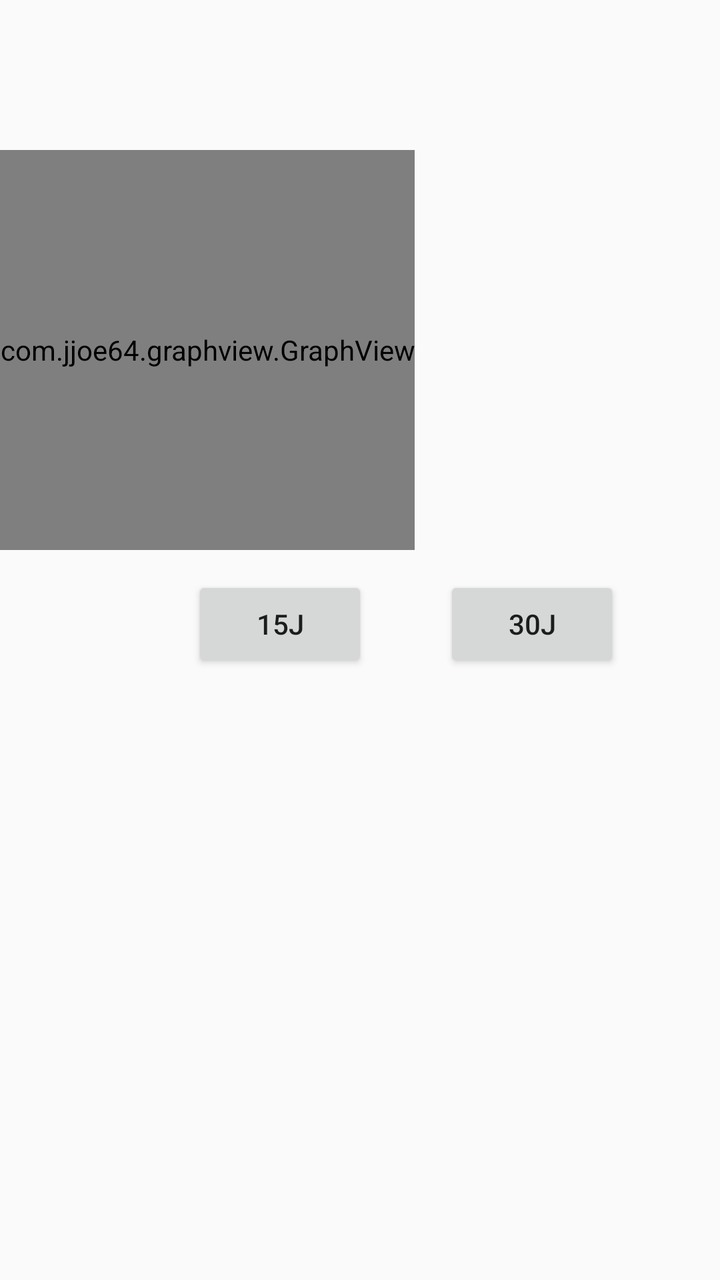
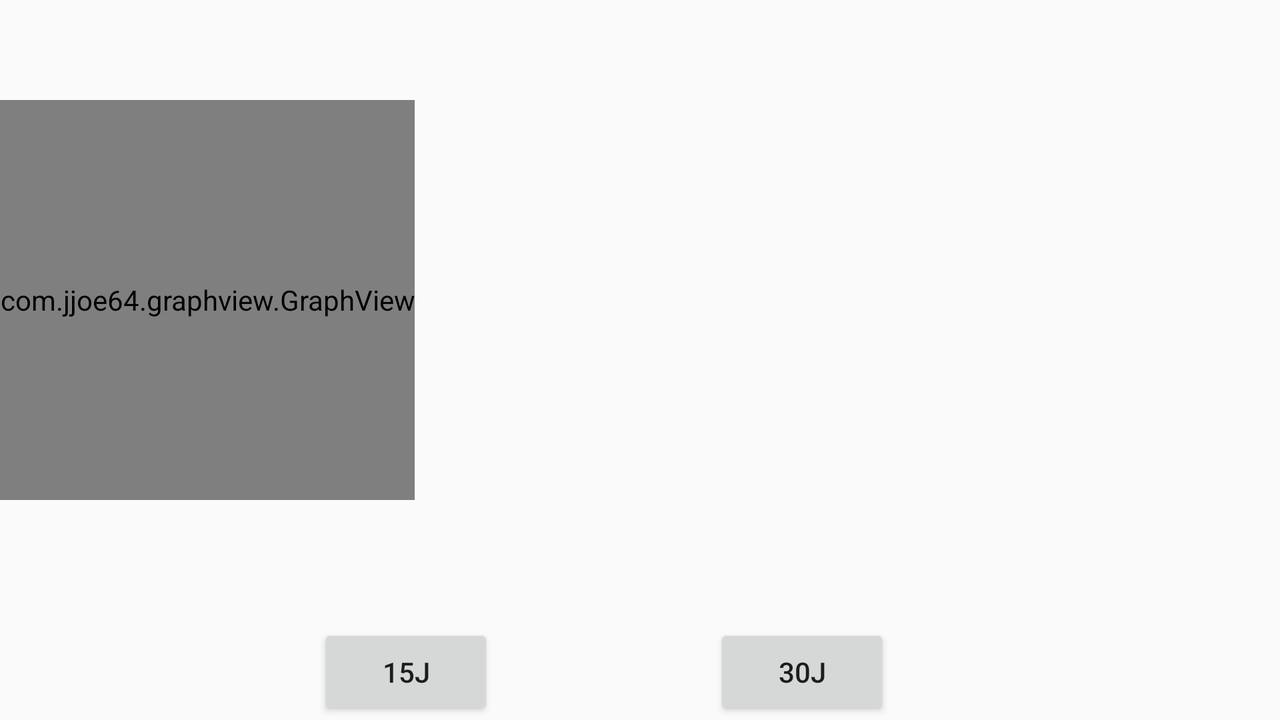

An Android layout and its configuration variant, each rendered on a device that would load it. The default file and the variant file are quoted in full after the pictures.
<!-- AndroidManifest.xml: application theme AppTheme -->
<!-- res/layout/graph_view.xml -->
<?xml version="1.0" encoding="utf-8"?>
<RelativeLayout xmlns:android="http://schemas.android.com/apk/res/android"
    android:layout_height="wrap_content"
    android:layout_width="wrap_content"
    xmlns:app="http://schemas.android.com/apk/res-auto"
    android:id="@+id/graph_layout"
    app:layout_behavior="@string/appbar_scrolling_view_behavior">

    <com.jjoe64.graphview.GraphView

        android:layout_width="wrap_content"
        android:layout_height="200dip"
        android:id="@+id/graph"
        android:layout_marginTop="75dp"
        xmlns:android="http://schemas.android.com/apk/res/android" />

    <Button
        android:id="@+id/button_30j"
        android:layout_width="wrap_content"
        android:layout_height="wrap_content"
        android:text="30j"
        android:layout_below="@+id/graph"
        android:layout_alignParentRight="true"
        android:layout_alignParentEnd="true"
        android:layout_marginRight="50dp"
        android:layout_marginTop="13dp" />

    <Button
        android:id="@+id/button_15j"
        android:layout_width="wrap_content"
        android:layout_height="wrap_content"
        android:text="15j"
        android:layout_marginRight="38dp"
        android:layout_alignBaseline="@+id/button_30j"
        android:layout_alignBottom="@+id/button_30j"
        android:layout_toLeftOf="@+id/button_30j" />

</RelativeLayout>
<!-- resources referenced by this layout -->
<resources>
  <style name="AppTheme" parent="Theme.AppCompat.Light">
          
          <item name="colorPrimary">@color/colorPrimary</item>
          <item name="colorPrimaryDark">@color/colorPrimaryDark</item>
          <item name="colorAccent">@color/colorGreenPrimary</item>
      </style>
  <color name="colorPrimary">#02BBD2</color>
  <color name="colorPrimaryDark">#229EB2</color>
</resources>
<!-- res/layout-land/graph_view.xml (the author's variant of the layout above) -->
<!-- drawn on the phone turned sideways -->
<?xml version="1.0" encoding="utf-8"?>
<RelativeLayout xmlns:android="http://schemas.android.com/apk/res/android"
    android:layout_height="wrap_content"
    android:layout_width="wrap_content"
    xmlns:app="http://schemas.android.com/apk/res-auto"
    android:id="@+id/graph_layout"
    app:layout_behavior="@string/appbar_scrolling_view_behavior">

    <com.jjoe64.graphview.GraphView

        android:layout_width="wrap_content"
        android:layout_height="200dip"
        android:id="@+id/graph"
        android:layout_marginTop="50dp"
        xmlns:android="http://schemas.android.com/apk/res/android" />

    <Button
        android:id="@+id/button_15j"
        android:layout_width="wrap_content"
        android:layout_height="wrap_content"
        android:text="15j"
        android:layout_marginLeft="159dp"
        android:layout_marginStart="159dp"
        android:layout_alignBaseline="@+id/button_30j"
        android:layout_alignBottom="@+id/button_30j"
        android:layout_alignParentLeft="true"
        android:layout_alignParentStart="true"/>

    <Button
        android:id="@+id/button_30j"
        android:layout_width="wrap_content"
        android:layout_height="wrap_content"
        android:text="30j"
        android:layout_marginLeft="110dp"
        android:layout_marginStart="110dp"
        android:layout_alignParentBottom="true"
        android:layout_toRightOf="@+id/button_15j"
        android:layout_toEndOf="@+id/button_15j"/>

</RelativeLayout>
